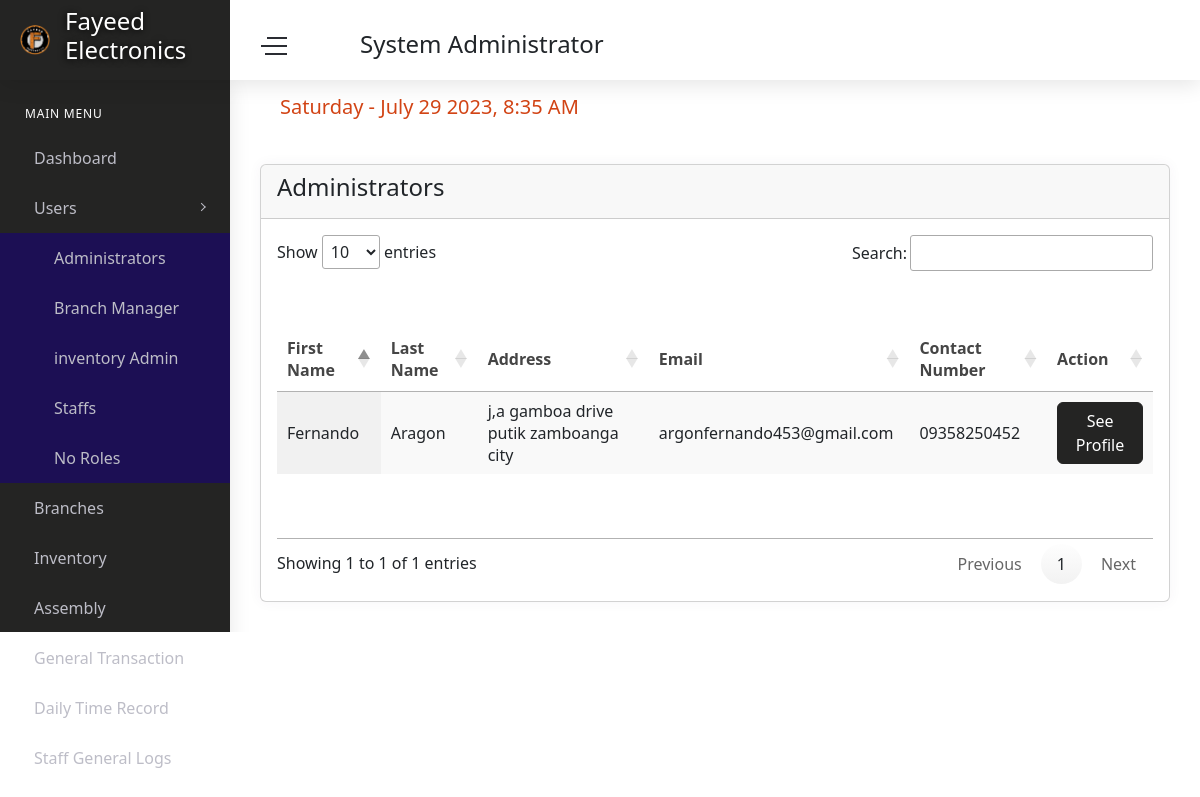
Screenshot of /admin/administrators.php (signed in) with the database file from the repository.
### tables this page shows
CREATE TABLE `settings` (
  `SettingsId` int(11) NOT NULL,
  `System_Name` varchar(255) NOT NULL,
  `System_Email` varchar(255) NOT NULL,
  `System_number` varchar(255) NOT NULL,
  `Smtp_email` varchar(255) NOT NULL,
  `Smatp_password` varchar(255) NOT NULL,
  `Smtp_Provider` varchar(255) NOT NULL,
  `Smtp_port` varchar(25) NOT NULL,
  `System_link` varchar(100) NOT NULL,
  `product_control` int(11) NOT NULL,
  `latetimein_morning` varchar(30) NOT NULL,
  `latetimein_afternoon` varchar(30) NOT NULL
);

CREATE TABLE `users` (
  `usersID` int(11) NOT NULL,
  `username` varchar(100) DEFAULT NULL,
  `profile` varchar(255) DEFAULT 'user.png',
  `cover_photo` varchar(255) DEFAULT 'fayeedcover.png',
  `usersFirstName` varchar(50) NOT NULL,
  `usersLastName` varchar(50) NOT NULL,
  `age` int(11) DEFAULT NULL,
  `Address` varchar(100) NOT NULL,
  `CellNumber` varchar(20) DEFAULT NULL,
  `email` varchar(100) NOT NULL,
  `password` varchar(225) DEFAULT NULL,
  `code` int(11) NOT NULL,
  `status` text NOT NULL,
  `roles` int(1) DEFAULT 2
);

### admin/administrators.php (the view, shortened to what this page needs)
<?php include 'head.php'?>
<body>
    <div id="main-wrapper">
        <div class="nav-header">
            <a href="index.html" class="brand-logo">
                <img class="logo-abbr" src="../images/site/fayeed.png" alt="">
                <h4 class="brand-title"><?php echo $settings['System_Name']?></h4>
            </a>
            <div class="nav-control">
                <div class="hamburger">
                    <span class="line"></span><span class="line"></span><span class="line"></span>
                </div>
            </div>
        </div>
        <link href="../vendor/datatables/css/jquery.dataTables.min.css" rel="stylesheet">
        <link href="../vendor/datatables/css/responsive.dataTables.min.css" rel="stylesheet">
        <?php include 'header.php'; include 'sidebar.php'?>
        <div class="content-body">
            <div class="container-fluid">
                <div class="row page-titles mx-0">
                    <div class="col-sm-6 p-md-0">
                        <div class="welcome-text">
                        <h4><?php echo $formattedDate; ?></h4>
                        </div>
                    </div>
                </div>
                <div class="row">
                    <div class="col-12">
                        <div class="card">
                            <div class="card-header">
                                <h4>Administrators</h4>
                            </div>
                            <div class="card-body">
                                <div class="table-responsive">
                                    <table id="example" class="display" style="min-width: 100%">
                                        <thead>
                                            <tr>
                                                <th>First Name</th>
                                                <th>Last Name</th>
                                                <th>Address</th>
                                                <th>Email</th>
                                                <th>Contact Number</th>
                                                <th>Action</th>
                                            </tr>
                                        </thead>
                                        <tbody>
                                            <?php while($administratorss = mysqli_fetch_array($adm)){ ?>
                                                <tr>
                                                <td><?php if($administratorss['usersFirstName']==""){ echo ".........";}else{echo $administratorss['usersFirstName'];}?></td>
                                                <td><?php if($administratorss['usersLastName']==""){ echo ".........";}else{echo $administratorss['usersLastName'];}?></td>
                                                <td><?php if($administratorss['Address']==""){ echo ".........";}else{echo $administratorss['Address'];}?></td>
                                                <td><?php if($administratorss['email']==""){ echo ".........";}else{echo $administratorss['email'];}?></td>
                                                <td><?php if($administratorss['CellNumber']==""){ echo ".........";}else{echo $administratorss['CellNumber'];}?></td>
                                                <td><a class="btn btn-primary" href="check-profile.php?profile=<?php echo $administratorss['usersID']?>">See Profile</a></td>
                                            </tr>
                                            <?php }?>
                                        </tbody>
                                    </table>
                                </div>
                            </div>
                        </div>
                    </div>
                </div>
            </div>
        </div>
    </div>
</body>
</html>

### admin/header.php (shortened to what this page needs)
<div class="header">
            <div class="header-content">
                <nav class="navbar navbar-expand">
                    <div class="collapse navbar-collapse justify-content-between">
                        <div class="header-left">
                        <div class="search_bar dropdown mt-3">
                                    <h4><?php echo $title?></h4>
                            </div>
                        </div>
                        <ul class="navbar-nav header-right">
                            <li class="nav-item dropdown notification_dropdown">
                                <a class="nav-link" href="#" role="button" data-toggle="dropdown">
                                </a>
                            </li>
                            <li class="nav-item dropdown header-profile">
                                <a class="nav-link" href="#" role="button" data-toggle="dropdown">
                                </a>
                            </li>
                        </ul>
                    </div>
                </nav>
            </div>
        </div>

### rows the page displays
settings: System_Name "Fayeed Electronics"
users: roles "System Administrator", usersFirstName "Fernando", usersLastName "Aragon", Address "j,a gamboa drive putik zamboanga city", email "argonfernando453@gmail.com", CellNumber "09358250452"
